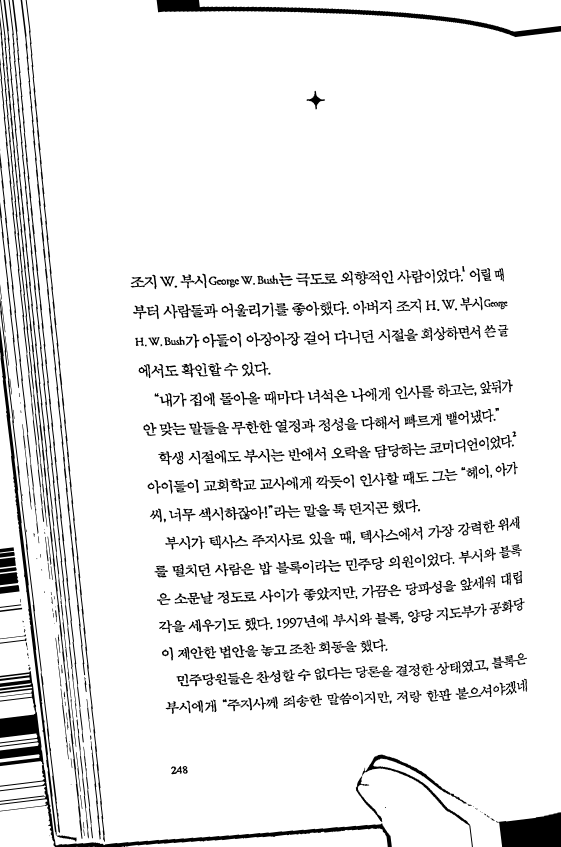
#> input picture debug_split_checks/howto_ocr_page_01.png, 1121 x 1693 px (shown at 1/2 size)
$ python -i preprocessing_vi.py   (imports and definitions only)
#> lines starting #> are read from the running program, lines starting #| are printed output that depends on the picture; after the words box and inside, x2 and y2 are one past the last pixel; in counts of white or black regions, pixels touching at a corner belong together
"""OpenCV preprocessing for photographed book/page OCR."""

from __future__ import annotations

from pathlib import Path

import cv2
import numpy as np

def save_stage_image(output_dir: Path, stage_index: int, stage_name: str, image: np.ndarray) -> None:
    output_path = output_dir / f"{stage_index:02d}_{stage_name}.png"
    save_image(output_path, image)

# --------------------------------------------------------------------------
# 이미지 로드

# [16 lines left out: functions load_image, save_image, not called in this run]

# --------------------------------------------------------------------------
# 이미지 크기 리사이즈 / 축소: INTER_AREA, 확대: INTER_CUBIC
def resize_for_ocr(image: np.ndarray, target_long_side: int = 2400) -> np.ndarray:
    height, width = image.shape[:2]
    long_side = max(height, width)
    if abs(long_side - target_long_side) < 80:
        return image

    scale = target_long_side / long_side
    interpolation = cv2.INTER_AREA if scale < 1.0 else cv2.INTER_CUBIC
    return cv2.resize(image, None, fx=scale, fy=scale, interpolation=interpolation)

# --------------------------------------------------------------------------
# 문서 영역을 사각형 또는 사다리꼴로 검출
# x+y가 가장 작음 → 좌상단 / x+y가 가장 큼 → 우하단 / y-x가 가장 작음 → 우상단 / y-x가 가장 큼 → 좌하단
# [75 lines left out: functions order_points, clip_points, four_point_transform, expand_quad, quad_area_ratio, is_useful_page_quad, not called in this run]

# --------------------------------------------------------------------------
# 선분의 각도를 defree 단위로 계산 - 수평선인지 수직선인지 판단
def line_angle_degrees(x1: int, y1: int, x2: int, y2: int) -> float:
    return float(np.degrees(np.arctan2(y2 - y1, x2 - x1)))

# --------------------------------------------------------------------------
# 선분의 길이 계산 - 짧은 선분은 문서의 경계가 아닐 가능성이 높음 -> 필터링
def line_length(x1: int, y1: int, x2: int, y2: int) -> float:
    return float(np.hypot(x2 - x1, y2 - y1))

# --------------------------------------------------------------------------
# 선분의 두 끝점을 높이 기준으로 정렬하여 반환 (Hough 변환으로 검출된 선분을 상하 또는 좌우로 구분하기 위함)
# [355 lines left out: functions line_endpoint_pair, line_coefficients, intersect_lines, fit_line_from_segments, select_border_segments, find_page_quad_by_hough_borders and 5 more, not called in this run]

# --------------------------------------------------------------------------
# 텍스트 후보 픽셀 마스크 생성
def build_text_candidate_mask(image: np.ndarray) -> np.ndarray:
    gray = cv2.cvtColor(image, cv2.COLOR_BGR2GRAY)
    binary = cv2.adaptiveThreshold(
        gray,
        255,
        cv2.ADAPTIVE_THRESH_GAUSSIAN_C,
        cv2.THRESH_BINARY_INV,
        35,
        17,
    )

    component_count, labels, stats, _ = cv2.connectedComponentsWithStats(binary, 8)
    mask = np.zeros_like(binary)
    image_area = image.shape[0] * image.shape[1]
    for index in range(1, component_count):
        x, y, width, height, area = stats[index]
        if area < 6 or area > image_area * 0.01:
            continue
        if width < 2 or height < 2:
            continue
        if width > image.shape[1] * 0.20 or height > image.shape[0] * 0.08:
            continue
        mask[labels == index] = 255

    return mask

# --------------------------------------------------------------------------
# 텍스트가 실제로 몰려 있는 영역의 바운딩 박스 검출
# [57 lines left out: function text_content_bbox, not called in this run]

# --------------------------------------------------------------------------
# 책의 반대쪽 페이지가 검출되는 경우, 텍스트가 더 몰려있는 영역만 선택
def trim_opposite_page_sliver(image: np.ndarray, bbox: tuple[int, int, int, int]) -> tuple[int, int, int, int]:
    x1, y1, x2, y2 = bbox
    if x1 > image.shape[1] * 0.03:
        return bbox

    crop = image[y1:y2, x1:x2]
    if crop.shape[1] < 300:
        return bbox

    text_mask = build_text_candidate_mask(crop)
    text_projection = np.mean(text_mask > 0, axis=0)
    smooth_width = max(15, crop.shape[1] // 80)
    kernel = np.ones(smooth_width, dtype="float32") / smooth_width
    smoothed = np.convolve(text_projection, kernel, mode="same")

    search_limit = int(crop.shape[1] * 0.30)
    active = smoothed > max(0.003, np.percentile(smoothed, 80) * 0.35)
    blank_runs = []
    start = None
    for idx in range(0, search_limit):
        if not active[idx] and start is None:
            start = idx
        elif active[idx] and start is not None:
            if idx - start > crop.shape[1] * 0.035:
                blank_runs.append((start, idx))
            start = None
    if start is not None and search_limit - start > crop.shape[1] * 0.035:
        blank_runs.append((start, search_limit))

    if not blank_runs:
        return bbox

    # Trim after the last early blank gutter only when text exists on both sides.
    gutter_start, gutter_end = blank_runs[-1]
    left_text = np.sum(text_mask[:, :gutter_start] > 0)
    right_text = np.sum(text_mask[:, gutter_end:] > 0)
    if left_text > 0 and right_text > left_text * 2.5:
        safe_margin = int(crop.shape[1] * 0.10)
        x1 += max(0, gutter_end - safe_margin)

    return x1, y1, x2, y2

# --------------------------------------------------------------------------
# 밝은 픽셀 비율이 높음 / 채도 낮음 / 어두운 영역 적음 -> 검출된 영역이 이미 문서 스캔본처럼 보일 경우 원본 이미지 그대로 사용
def is_already_document_like(image: np.ndarray) -> bool:
    gray = cv2.cvtColor(image, cv2.COLOR_BGR2GRAY)
    hsv = cv2.cvtColor(image, cv2.COLOR_BGR2HSV)
    saturation = hsv[:, :, 1]
    bright_ratio = float(np.mean(gray > 175))
    low_saturation_ratio = float(np.mean(saturation < 35))
    dark_ratio = float(np.mean(gray < 45))

    return bright_ratio > 0.72 and low_saturation_ratio > 0.88 and dark_ratio < 0.18

# --------------------------------------------------------------------------
# 검출된 바운딩 박스가 이미지 경계를 벗어나지 않도록 조정, 너무 작은 경우 None 반환
# [33 lines left out: functions clamp_bbox, bbox_from_quad, score_crop_bbox, not called in this run]


def find_best_dynamic_crop_bbox(image: np.ndarray) -> tuple[int, int, int, int] | None:
    if is_already_document_like(image):
        return 0, 0, image.shape[1], image.shape[0]

    candidates: list[tuple[int, int, int, int]] = []

    text_bbox = text_content_bbox(image)
    if text_bbox is not None:
        candidates.append(text_bbox)

    document_quad = find_document_or_book_quad(image)
    if document_quad is not None:
        quad_bbox = bbox_from_quad(document_quad, image)
        if quad_bbox is not None:
            candidates.append(quad_bbox)

    line_bbox = find_page_bbox_by_border_lines(image)
    if line_bbox is not None:
        candidates.append(line_bbox)

    ratio = image.shape[0] / 1000.0
    small = cv2.resize(image, (int(image.shape[1] / ratio), 1000), interpolation=cv2.INTER_AREA)
    gray = cv2.cvtColor(small, cv2.COLOR_BGR2GRAY)
    otsu_threshold, _ = cv2.threshold(gray, 0, 255, cv2.THRESH_BINARY + cv2.THRESH_OTSU)
    threshold = max(185, int(otsu_threshold) + 35)
    _, mask = cv2.threshold(gray, threshold, 255, cv2.THRESH_BINARY)
    mask = cv2.morphologyEx(mask, cv2.MORPH_CLOSE, np.ones((25, 25), np.uint8), iterations=2)
    mask = cv2.morphologyEx(mask, cv2.MORPH_OPEN, np.ones((7, 7), np.uint8), iterations=1)
    contours, _ = cv2.findContours(mask, cv2.RETR_EXTERNAL, cv2.CHAIN_APPROX_SIMPLE)
    for contour in contours:
        area_ratio = cv2.contourArea(contour) / float(small.shape[0] * small.shape[1])
        if area_ratio < 0.10:
            continue
        x, y, width, height = cv2.boundingRect(contour)
        bbox = clamp_bbox(
            (
                int((x - width * 0.02) * ratio),
                int((y - height * 0.02) * ratio),
                int((x + width * 1.02) * ratio),
                int((y + height * 1.02) * ratio),
            ),
            image,
        )
        if bbox is not None:
            candidates.append(bbox)

    if not candidates:
        return None

    text_mask = build_text_candidate_mask(image)
    unique_candidates = list(dict.fromkeys(candidates))
    return max(unique_candidates, key=lambda bbox: score_crop_bbox(image, text_mask, bbox))


def trim_dark_outer_borders(image: np.ndarray, bbox: tuple[int, int, int, int]) -> tuple[int, int, int, int]:
    x1, y1, x2, y2 = bbox
    crop = image[y1:y2, x1:x2]
    if crop.shape[0] < 120 or crop.shape[1] < 120:
        return bbox

    gray = cv2.cvtColor(crop, cv2.COLOR_BGR2GRAY)
    hsv = cv2.cvtColor(crop, cv2.COLOR_BGR2HSV)
    paper_like = (gray > 130) & (hsv[:, :, 1] < 105)
    row_brightness = np.mean(paper_like, axis=1)
    col_brightness = np.mean(paper_like, axis=0)

    def first_stable(values: np.ndarray, threshold: float, window: int) -> int:
        for index in range(0, max(1, len(values) - window)):
            if float(np.mean(values[index : index + window])) >= threshold:
                return index
        return 0

    def last_stable(values: np.ndarray, threshold: float, window: int) -> int:
        for index in range(len(values) - window, 0, -1):
            if float(np.mean(values[index : index + window])) >= threshold:
                return index + window
        return len(values)

    top = first_stable(row_brightness, 0.48, max(12, crop.shape[0] // 90))
    bottom = last_stable(row_brightness, 0.42, max(12, crop.shape[0] // 90))
    left = first_stable(col_brightness, 0.36, max(8, crop.shape[1] // 100))
    right = last_stable(col_brightness, 0.34, max(8, crop.shape[1] // 100))

    margin_y = max(8, int(crop.shape[0] * 0.015))
    margin_x = max(8, int(crop.shape[1] * 0.015))
    top = max(0, top - margin_y)
    bottom = min(crop.shape[0], bottom + margin_y)
    left = max(0, left - margin_x)
    right = min(crop.shape[1], right + margin_x)

    if right - left < crop.shape[1] * 0.45 or bottom - top < crop.shape[0] * 0.45:
        return bbox

    return x1 + left, y1 + top, x1 + right, y1 + bottom


def safe_crop_page_by_brightness(image: np.ndarray) -> np.ndarray:
    crop_bbox = find_best_dynamic_crop_bbox(image)
    if crop_bbox is None:
        return image

    crop_bbox = trim_dark_outer_borders(image, crop_bbox)
    crop_bbox = trim_opposite_page_sliver(image, crop_bbox)
    x1, y1, x2, y2 = crop_bbox
    return image[y1:y2, x1:x2]


def crop_document_or_book(image: np.ndarray, enabled: bool = True, mode: str = "safe") -> np.ndarray:
    if not enabled:
        return image

    if mode == "safe":
        return safe_crop_page_by_brightness(image)

    quad = find_document_or_book_quad(image)
    if quad is None:
        return safe_crop_page_by_brightness(image)

    warped = four_point_transform(image, quad)
    if warped.shape[0] < 80 or warped.shape[1] < 80:
        return safe_crop_page_by_brightness(image)
    return warped

# --------------------------------------------------------------------------
# binary 반전 → 글자 픽셀 좌표 추출 → cv2.minAreaRect로 전체 텍스트 덩어리 각도 추정 → ±10도 이내면 회전 보정
# [25 lines left out: function deskew, not called in this run]

# --------------------------------------------------------------------------
# 텍스트 줄 자체를 기준으로 기울기를 보정
def deskew_text_lines(binary_image: np.ndarray) -> np.ndarray:
    inverted = cv2.bitwise_not(binary_image)
    height, width = binary_image.shape[:2]
    horizontal_kernel = cv2.getStructuringElement(cv2.MORPH_RECT, (25, 1))
    line_mask = cv2.morphologyEx(inverted, cv2.MORPH_OPEN, horizontal_kernel, iterations=1)
    edges = cv2.Canny(line_mask, 50, 150)
    lines = cv2.HoughLinesP(
        edges,
        rho=1,
        theta=np.pi / 180,
        threshold=max(30, width // 35),
        minLineLength=max(40, width // 12),
        maxLineGap=max(8, width // 80),
    )
    if lines is None:
        return deskew(binary_image)

    angles = []
    for x1, y1, x2, y2 in lines[:, 0]:
        angle = line_angle_degrees(int(x1), int(y1), int(x2), int(y2))
        if -12.0 <= angle <= 12.0:
            angles.append(angle)

    if len(angles) < 3:
        return deskew(binary_image)

    angle = float(np.median(angles))
    if abs(angle) < 0.25:
        return binary_image

    center = (width // 2, height // 2)
    matrix = cv2.getRotationMatrix2D(center, angle, 1.0)
    return cv2.warpAffine(
        binary_image,
        matrix,
        (width, height),
        flags=cv2.INTER_CUBIC,
        borderMode=cv2.BORDER_REPLICATE,
    )

# --------------------------------------------------------------------------
# 최종 전처리 함수

# def preprocess_for_tesseract(image: np.ndarray,
#                              crop_document: bool = True,
#                              crop_mode: str = "safe") -> np.ndarray:
#     image = resize_for_ocr(image)
#     image = crop_document_or_book(image, enabled=crop_document,
#                                   mode=crop_mode)

#     gray = cv2.cvtColor(image, cv2.COLOR_BGR2GRAY)
#     gray = cv2.fastNlMeansDenoising(gray, None, h=12, templateWindowSize=7, searchWindowSize=21)

#     clahe = cv2.createCLAHE(clipLimit=2.0, tileGridSize=(8, 8))
#     gray = clahe.apply(gray)

#     binary = cv2.adaptiveThreshold(
#         gray,
#         255,
#         cv2.ADAPTIVE_THRESH_GAUSSIAN_C,
#         cv2.THRESH_BINARY,
#         35,
#         11,
#     )

#     binary = cv2.morphologyEx(binary, cv2.MORPH_OPEN, np.ones((2, 2), np.uint8), iterations=1)
#     return deskew_text_lines(binary)


def preprocess_for_tesseract(
    image: np.ndarray,
    crop_document: bool = True,
    crop_mode: str = "safe",
    save_stages: bool = False,
    stage_output_dir: Path | None = None,
) -> np.ndarray:

    if save_stages:
        if stage_output_dir is None:
            stage_output_dir = Path("preprocess_stages")
        stage_output_dir.mkdir(parents=True, exist_ok=True)
        save_stage_image(stage_output_dir, 1, "input", image)

    image = resize_for_ocr(image)
    if save_stages:
        save_stage_image(stage_output_dir, 2, "resized", image)

    image = crop_document_or_book(image, enabled=crop_document, mode=crop_mode)
    if save_stages:
        save_stage_image(stage_output_dir, 3, "cropped", image)

    gray = cv2.cvtColor(image, cv2.COLOR_BGR2GRAY)
    if save_stages:
        save_stage_image(stage_output_dir, 4, "grayscale", gray)

    gray = cv2.fastNlMeansDenoising(
        gray,
        None,
        h=12,
        templateWindowSize=7,
        searchWindowSize=21,
    )
    if save_stages:
        save_stage_image(stage_output_dir, 5, "denoised", gray)

    clahe = cv2.createCLAHE(clipLimit=2.0, tileGridSize=(8, 8))
    gray = clahe.apply(gray)
    if save_stages:
        save_stage_image(stage_output_dir, 6, "clahe", gray)

    binary = cv2.adaptiveThreshold(
        gray,
        255,
        cv2.ADAPTIVE_THRESH_GAUSSIAN_C,
        cv2.THRESH_BINARY,
        35,
        11,
    )
    if save_stages:
        save_stage_image(stage_output_dir, 7, "binary", binary)

    # [8 lines of commented-out code are left out]

    deskewed = deskew_text_lines(binary)
    if save_stages:
        save_stage_image(stage_output_dir, 9, "deskewed", deskewed)

    return deskew_text_lines(binary)

>>> import cv2
>>> picture = cv2.imread('debug_split_checks/howto_ocr_page_01.png')
#> picture is the input picture: shape (1693, 1121, 3); min 0, max 255, mean 235.4
>>> result = preprocess_for_tesseract(picture)
#> in resize_for_ocr, `return cv2.resize(image, None, fx=scale, fy=scale, interpolation=inter..`:
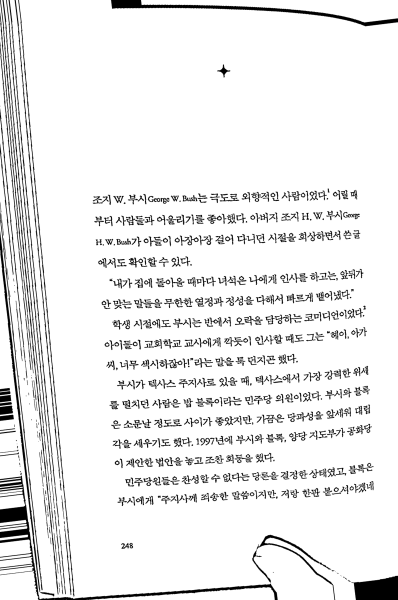
#> returned value: shape (2400, 1589, 3) (shown at 1/4 size); min 0, max 255, mean 235.3
#> in is_already_document_like, `bright_ratio = float(np.mean(gray > 175))`: bright_ratio = 0.911
#> in is_already_document_like, `low_saturation_ratio = float(np.mean(saturation < 35))`: low_saturation_ratio = 1
#> in is_already_document_like, `dark_ratio = float(np.mean(gray < 45))`: dark_ratio = 0.0549
#> in safe_crop_page_by_brightness, `crop_bbox = find_best_dynamic_crop_bbox(image)`: crop_bbox = (0, 0, 1589, 2400)
#> in trim_dark_outer_borders, `x1, y1, x2, y2 = bbox`: x1 = 0; x2 = 1589; y2 = 2400
#> in trim_dark_outer_borders, `row_brightness = np.mean(paper_like, axis=1)`: row_brightness = 2400 values, max 0.989 at index 158, min 0.603 at index 30, mean 0.922
#> in trim_dark_outer_borders, `col_brightness = np.mean(paper_like, axis=0)`: col_brightness = 1589 values, max 0.998 at index 298, min 0.715 at index 38, mean 0.922
#> the loop in first_stable, `for index in range(0, max(1, len(values) - window)):` made 1 pass
#> in trim_dark_outer_borders, `top = first_stable(row_brightness, 0.48, max(12, crop.shape[0] // 90))`: top = 0
#> the loop in last_stable, `for index in range(len(values) - window, 0, -1):` made 1 pass
#> index on pass 1: 2374
#> in trim_dark_outer_borders, `bottom = last_stable(row_brightness, 0.42, max(12, crop.shape[0] // 90))`: bottom = 2400
#> in trim_dark_outer_borders, `left = first_stable(col_brightness, 0.36, max(8, crop.shape[1] // 100))`: left = 0
#> the loop in last_stable, `for index in range(len(values) - window, 0, -1):` made 1 pass
#> index on pass 1: 1574
#> in trim_dark_outer_borders, `right = last_stable(col_brightness, 0.34, max(8, crop.shape[1] // 100))`: right = 1589
#> in trim_opposite_page_sliver, `x1, y1, x2, y2 = bbox`: x1 = 0; x2 = 1589; y2 = 2400
#> in build_text_candidate_mask, `binary = cv2.adaptiveThreshold( gray, 255, cv2.ADAPTIVE_THRESH_GAUSSIA..`:
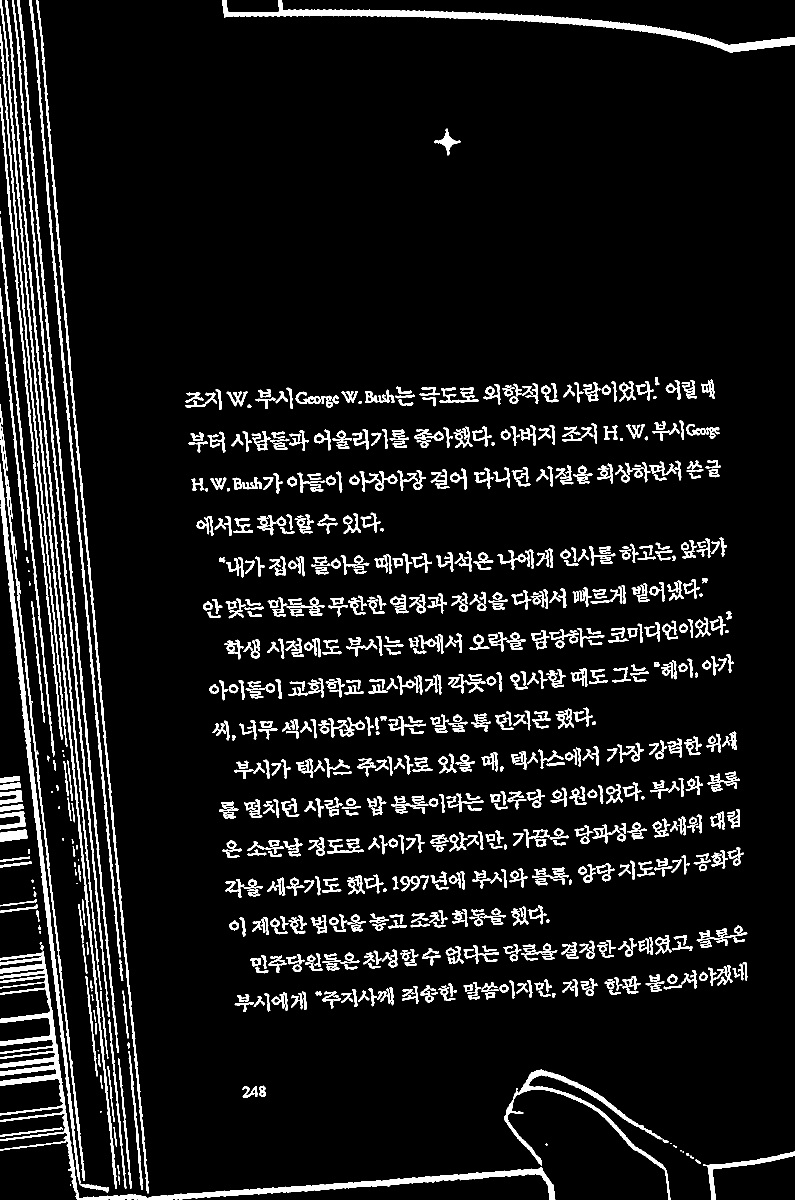
#> binary: shape (2400, 1589) (shown at 1/2 size); 8% white; 857 white regions (22 under 20 px), largest, box (x1, y1, x2, y2) and area: (0, 1903, 1111, 2400) 23482, (444, 0, 1589, 105) 14475, (0, 927, 217, 2386) 10806
#> in build_text_candidate_mask, `component_count, labels, stats, _ = cv2.connectedComponentsWithStats(b..`:
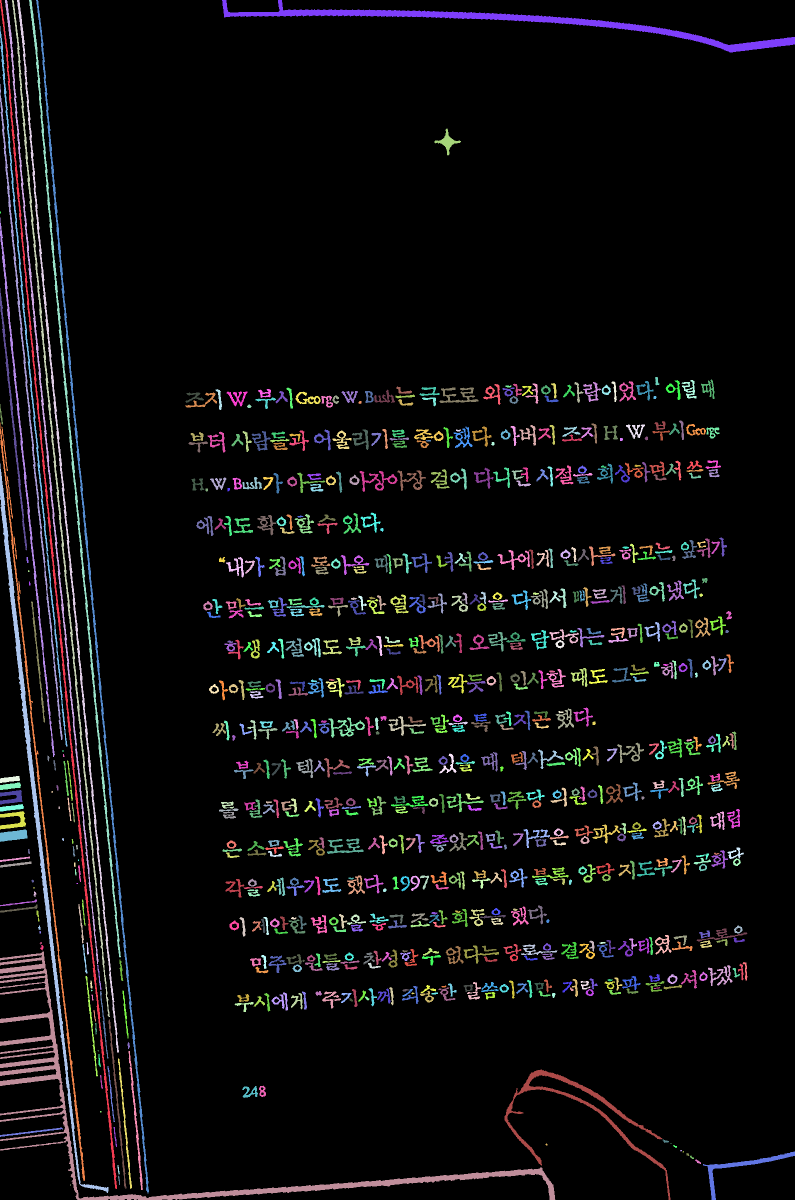
#> labels: shape (2400, 1589) int32 (shown at 1/2 size); 858 distinct labels, from 0 to 857; one colour per label, 0 black
#> in build_text_candidate_mask, `component_count, labels, stats, _ = cv2.connectedComponentsWithStats(b..`: component_count = 858; stats = 858 rows, first 6: [0, 0, 1589, 2400, 3507856], [0, 0, 234, 2378, 8929], [10, 0, 187, 1928, 6749], [24, 0, 196, 2034, 7231], [34, 0, 204, 2105, 8031], [58, 0, 184, 1915, 7645]
#> (the rest of the program and of its run is left out)
